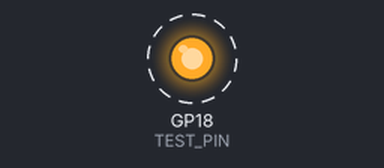
Bench run of a program on a simulated Raspberry Pi Pico running MicroPython. Parts: output pins drawn as LEDs (lit = HIGH). Dashed ring = blinking. What the program prints to the serial console is not drawn.

Above: at 0.5 s.
Timing chart, 0 to 4.6 s (numbered marks = the images above):
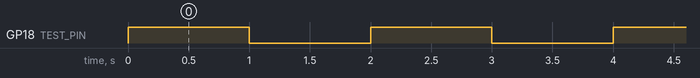

The program:

pin_test.py
```python
# Experiment 7 single-pin test
#
# Blinks ONE pin on and off, so you can check one segment at a time.
# Change TEST_PIN to the GP number you wired the segment to.
#
# Needed for the segment to light:
#   - the segment's wire goes to TEST_PIN through a 220-330 ohm resistor
#   - the display's common pin goes to GND (common-cathode display)

from machine import Pin
from time import sleep

# The GP pin to test. 18 is segment "a" in main_TEST.py.
TEST_PIN = 18

pin = Pin(TEST_PIN, Pin.OUT)

while True:
    print("GP" + str(TEST_PIN), "ON")
    pin.value(1)
    sleep(1)

    print("GP" + str(TEST_PIN), "OFF")
    pin.value(0)
    sleep(1)
```

Measured:
- by itself, GP18 (TEST_PIN): alternates HIGH for 1.0 s and LOW for 1.0 s
